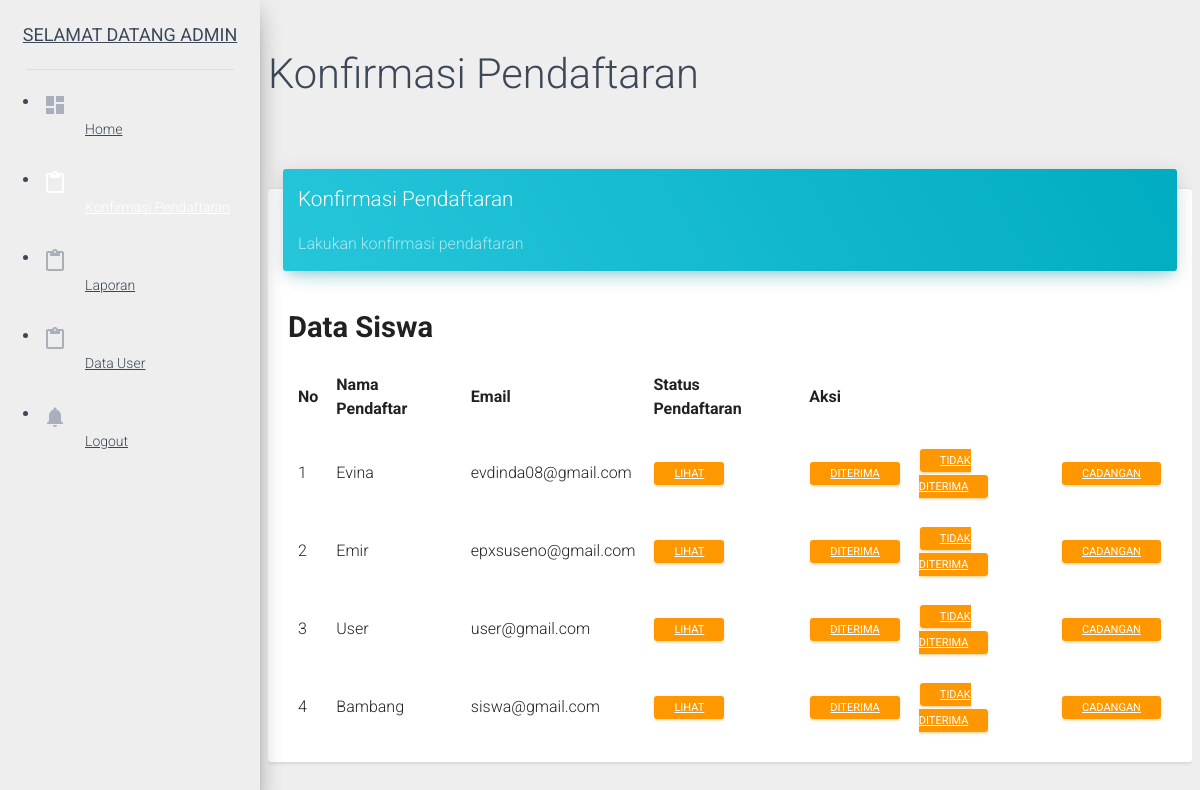
Page /php/src/data-siswa/index.php?page=6 (signed in) on the committed database.
### tables this page shows
CREATE TABLE `detail_pendaftaran` (
  `Id` int(11) NOT NULL,
  `id_user` int(11) DEFAULT NULL,
  `id_admin` int(11) DEFAULT NULL,
  `tgl_daftar` date DEFAULT NULL,
  `status_pendaftaran` varchar(255) DEFAULT NULL
);

CREATE TABLE `pendaftaran` (
  `Id` int(11) NOT NULL,
  `nama` varchar(100) DEFAULT NULL,
  `tempat_lahir` varchar(50) DEFAULT NULL,
  `tgl_lahir` date DEFAULT NULL,
  `jenis_kelamin` char(1) DEFAULT NULL,
  `anak_ke` int(11) DEFAULT NULL,
  `jmlh_saudara` int(11) DEFAULT NULL,
  `nama_ayah` varchar(255) DEFAULT NULL,
  `tmpt_lahir_ayah` varchar(255) DEFAULT NULL,
  `tgl_lahir_ayah` date DEFAULT NULL,
  `pendidikan_ayah` varchar(50) DEFAULT NULL,
  `pekerjaan_ayah` varchar(255) DEFAULT NULL,
  `agama_ayah` varchar(255) DEFAULT NULL,
  `nama_ibu` varchar(255) DEFAULT NULL,
  `tmpt_lahir_ibu` varchar(255) DEFAULT NULL,
  `tgl_lahir_ibu` date DEFAULT NULL,
  `pendidikan_ibu` varchar(255) DEFAULT NULL,
  `pekerjaan_ibu` varchar(255) DEFAULT NULL,
  `agama_ibu` varchar(255) DEFAULT NULL,
  `telp_ibu` varchar(255) DEFAULT NULL,
  `upload_transkip` varchar(255) DEFAULT NULL,
  `upload_ijazah` varchar(255) DEFAULT NULL
);

CREATE TABLE `akun` (
  `Id` int(11) NOT NULL,
  `email` varchar(255) DEFAULT NULL,
  `password` varchar(255) DEFAULT NULL,
  `nama_admin` varchar(255) DEFAULT NULL,
  `role_user` varchar(255) DEFAULT NULL,
  `id_user` int(255) DEFAULT NULL
);

### php/src/data_admin/data_pendaftaran.php (the view, shortened to what this page needs)
<h2>Konfirmasi Pendaftaran</h2>
<div class="row">
    <div class="col-sm-12 col-md-8 col-lg-10 col-lg-offset-1">
        <div class="card" style="margin-top: 50px">
            <div class="card-header" data-background-color="blue">
                <h4 class="title">Konfirmasi Pendaftaran</h4>
                <p class="category">Lakukan konfirmasi pendaftaran</p>
            </div>
            <div class="card-content">
                <h3 style="overflow: hidden;"><b>Data Siswa</b></h3>
				<table class="table table-hover">
					<thead>
						<tr>
							<td><b>No</b></td>
							<td><b>Nama Pendaftar</b></td>
							<td><b>Email</b></td>
							<td><b>Status Pendaftaran</b></td>
							<td><b>Aksi</b></td>
						</tr>
					</thead>
				    <tbody>
				    	<?php
				    		$query 	= "SELECT a.nama, a.id as id_daftar, b.id as id_akun,b.email,c.*
				    				FROM pendaftaran a, akun b, detail_pendaftaran c
						    		WHERE a.id=b.id_user
						    		AND b.role_user=1
						    		AND c.id_user = a.id
                    				AND a.upload_transkip != ''
                    				AND a.upload_ijazah != '' ";
				    		$exec 	=	mysqli_query($conn, $query);
				    		if ($exec) {
				    			$total	= mysqli_num_rows($exec);
				    			if ($total > 0) {
				    				while ($rows = mysqli_fetch_array($exec)) {
				    	?>
									<tr>
										<td><?php echo ++$no; ?></td>
										<td><?php echo $rows['nama']; ?></td>
										<td><?php echo $rows['email']; ?></td>
										<td>
											<a href="../data_admin/detail_pendaftaran.php?ida=<?php echo $rows['id_akun'] ?>&idd=<?php echo $rows['id_daftar'] ?>&idu=<?php echo $Id ?>" class="btn btn-warning btn-sm">Lihat</a>
										</td>
										<td>
											<a href="../data_admin/konfirmasi_pendaftaran.php?ida=<?php echo $rows['id_akun'] ?>&idd=<?php echo $rows['id_daftar'] ?>&idu=<?php echo $Id ?>" class="btn btn-warning btn-sm">Diterima</a>
										</td>
										<td>
											<a href="../data_admin/tidakditerima_pendaftaran.php?ida=<?php echo $rows['id_akun'] ?>&idd=<?php echo $rows['id_daftar'] ?>&idu=<?php echo $Id ?>" class="btn btn-warning btn-sm">Tidak Diterima</a>
										</td>
										<td>
											<a href="../data_admin/cadangan_pendaftaran.php?ida=<?php echo $rows['id_akun'] ?>&idd=<?php echo $rows['id_daftar'] ?>&idu=<?php echo $Id ?>" class="btn btn-warning btn-sm">Cadangan</a>
										</td>
									</tr>
				    	<?php
				    				}
				    			}else{
				    				echo "<td colspan='5' align='center'><h3><b>Belum ada siswa daftar</b></h3></td>";
				    			}
				    		}else{
				    			echo mysqli_error($conn);
				    		}
				    	?>
				    </tbody>
				</table>
            </div>
        </div>
    </div>
</div>

### rows in the picture
detail_pendaftaran: id_user.nama "Evina", akun.email "evdinda08@gmail.com"
detail_pendaftaran: id_user.nama "Emir", akun.email "epxsuseno@gmail.com"
detail_pendaftaran: id_user.nama "User", akun.email "user@gmail.com"
detail_pendaftaran: id_user.nama "Bambang", akun.email "siswa@gmail.com"

### other values in the picture
$nama_admin "ADMIN"
